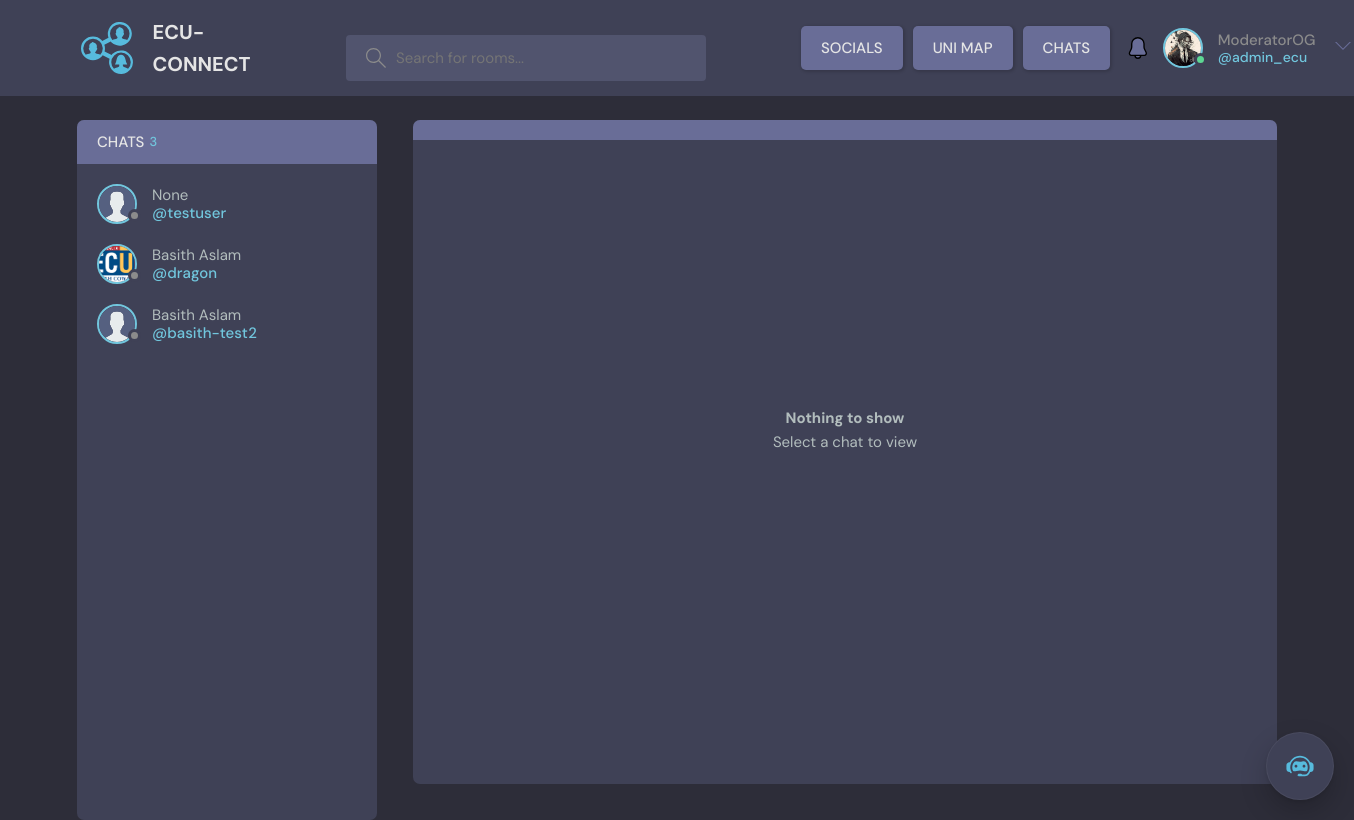
Screenshot of /chats (signed in) with the database file from the repository.
### base/models.py (models this page shows)
class User(AbstractUser):
    username = models.CharField(max_length=150, unique=True, null=True)
    name = models.CharField(max_length=200, null=True)
    email = models.EmailField(unique=True, null=True)
    bio = models.TextField(null=True)
    avatar = models.ImageField(null=True, default="avatar.svg")
    USERNAME_FIELD = 'email'
    REQUIRED_FIELDS = ['username']
    notifications = models.ManyToManyField(Notification, related_name='notifications', blank=True)

class Chat(models.Model):
    sender = models.ForeignKey(User, related_name='sender', on_delete=models.CASCADE)
    receiver = models.ForeignKey(User, related_name='receiver', on_delete=models.CASCADE)
    updated = models.DateTimeField(auto_now= True)
    created = models.DateTimeField(auto_now_add= True)
    class Meta:
       ordering = ['-updated', '-created']

### base/views.py (the view)
# urls.py: path('chats', views.allChats, name="chats"),
@login_required(login_url='login')
def allChats(request):
    chats = Chat.objects.filter(Q(sender=request.user) | Q(receiver=request.user)).order_by('-created')
    context = {'chats': chats, 'chatCount': chats.count()}
    return render(request, 'base/chats.html', context)

### base/templates/base/chats.html (shortened to what this page needs)
{% extends 'main.html' %} {% block content %}
<main class="profile-page layout layout--2">
  <div class="container">
    <div class="participants chats">
      <h3 class="participants__top">Chats <span>{{ chatCount }}</span></h3>
      <div class="participants__list scroll">
        {% for chat in chats %}
    {% if request.user == chat.sender %}
        <a href="{% url 'chats' chat.id %}" class="participant">
          <div class="avatar avatar--medium">
            <img src="{{ chat.receiver.avatar.url }}" />
          </div>
          <p>
            {{ chat.receiver.name }}
            <span>@{{ chat.receiver.username }}</span>
          </p>
        </a>
    {% else %}
        <a href="{% url 'chats' chat.id %}" class="participant">
          <div class="avatar avatar--medium">
            <img src="{{ chat.sender.avatar.url }}" />
          </div>
          <p>
            {{ chat.sender.name }}
            <span>@{{ chat.sender.username }}</span>
          </p>
        </a>
    {% endif %}
{% endfor %}
      </div>
    </div>
    {% if chat %}
    <div class="room messages">
      <div class="room__top">
        <div class="room__topLeft">
          <h3>{{chat.receiver.name}}</h3>
        </div>
      </div>
      <div class="room__box scroll">
        <div class="room__conversation message-room">
          <div class="threads message-conversation scroll">
            {% for chatMessage in chatMessages %}
            <div class="thread">
              <div class="thread__top">
                <div class="thread__author">
                  <a
                    href="{% url 'user_profile' chatMessage.user.id %}"
                    class="thread__authorInfo"
                  >
                    <div class="avatar avatar--small">
                      <img src="{{chatMessage.user.avatar.url}}" />
                    </div>
                    {% if request.user == chatMessage.user %} You {% else %}
                    {{chatMessage.user.name}} {% endif %}
                  </a>
                  <span class="thread__date"
                    >{{chatMessage.created|timesince}} ago</span
                  >
                </div>
                {% if request.user == chatMessage.user %}
                <a href="{% url 'delete_message' chatMessage.id %}">
                  <div class="thread__delete">
                    <svg
                      version="1.1"
                      xmlns="http://www.w3.org/2000/svg"
                      width="32"
                      height="32"
                      viewBox="0 0 32 32"
                    >
                      <title>remove</title>
                      <path
                        d="M27.314 6.019l-1.333-1.333-9.98 9.981-9.981-9.981-1.333 1.333 9.981 9.981-9.981 9.98 1.333 1.333 9.981-9.98 9.98 9.98 1.333-1.333-9.98-9.98 9.98-9.981z"
                      ></path>
                    </svg>
                  </div>
                </a>
                {% endif %}
              </div>
              <div class="thread__details">{{chatMessage.body}}</div>
            </div>
            {% endfor %}
          </div>
        </div>
      </div>
      <div class="room__message">
        <form action="" method="POST">
          {% csrf_token %}
          <input
            required
            autofocus
            name="body"
            placeholder="Write your message here..."
          />
        </form>
      </div>
    </div>
    {% else %}
    <div class="room messages">
      <div class="room__top">
      </div>
      <div class="room__box scroll">
        <div class="room__conversation message-room empty-message">
          <h3>Nothing to show</h3>
          <p>Select a chat to view</p>
        </div>
      </div>
    </div>
    {% endif %}
  </div>
</main>
{% endblock content %}

### templates/navbar.html (shortened to what this page needs)
{% load static %}
<header class="header header--loggedIn">
  <div class="container">
    <a href="{% url 'home' %}" class="header__logo">
      <img src="{% static 'images/logo.svg' %}" />
      <h1>ECU-CONNECT</h1>
    </a>
    <form class="header__search" method="GET" action="{% url 'home' %}">
      <label>
        <input name="q" placeholder="Search for rooms..." />
      </label>
    </form>
    <nav class="header__menu">
      <a href="{% url 'social_page' %}" class="btn btn--dark">SOCIALS</a>
      <a href="{% url 'uni_map' %}" class="btn btn--dark no-wrap">UNI MAP</a>
      {% if request.user.is_authenticated %}
      <a href="{% url 'chats' %}" class="btn btn--dark">CHATS</a>
      <button class="dropdown-button-notification">
      </button>
      <div class="header__user">
        <a href="{%url 'user_profile' user.id %}">
          <div class="avatar avatar--medium active">
            <img src="{{request.user.avatar.url}}" />
          </div>
          <p>{{request.user.name}}<span>@{{request.user.username}}</span></p>
        </a>
        <button class="dropdown-button">
          <svg
            version="1.1"
            xmlns="http://www.w3.org/2000/svg"
            width="32"
            height="32"
            viewBox="0 0 32 32"
          >
            <title>chevron-down</title>
            <path d="M16 21l-13-13h-3l16 16 16-16h-3l-13 13z"></path>
          </svg>
        </button>
      </div>
      {% else %}
      <a href="{% url 'login' %}">
        <img src="{% static 'images/avatar.svg' %}" />
        <p>Login</p>
      </a>
      {% endif %}
    </nav>
  </div>
</header>

### rows the page displays
User: user.avatar (picture), user.name "ModeratorOG", user.username "admin_ecu"
Chat: receiver.avatar (placeholder picture), receiver.name "None", receiver.username "testuser"
Chat: receiver.avatar (picture), receiver.name "Basith Aslam", receiver.username "dragon"
Chat: sender.avatar (placeholder picture), sender.name "Basith Aslam", sender.username "basith-test2"

### other values shown
{{ chatCount }} "3"
